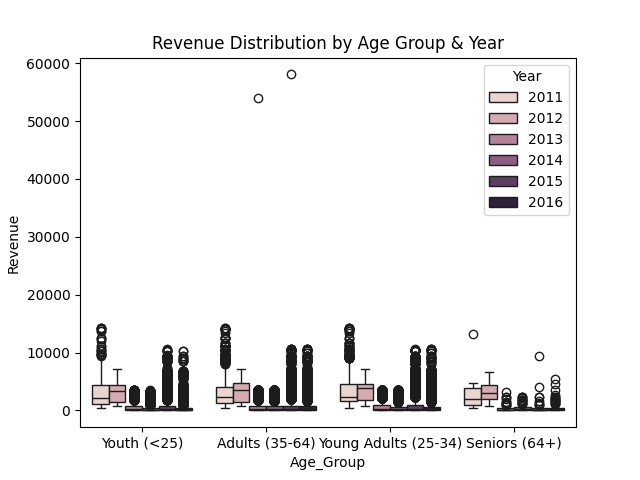

Write the Python code that produced this figure.
import pandas as pd
import seaborn as sns
import matplotlib.pyplot as plt

df = pd.read_pickle(r"C:/Users/[user]/ENTRANS/clean_sales.pkl")

sns.boxplot(x="Age_Group", y="Revenue", hue="Year", data=df)
plt.title("Revenue Distribution by Age Group & Year")
plt.savefig("box_age_year.png")
plt.close()
print("Box plot saved as box_age_year.png")